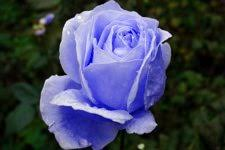
#> input picture deep_learning/OpenCV/color_images.jpeg, 225 x 150 px, found by its file name
$ python trial.py
#> lines starting #> are read from the running program, lines starting #| are printed output that depends on the picture


import cv2 as cv

img=cv.imread("deep_learning/OpenCV/color_images.jpeg")
#> img is the input picture: shape (150, 225, 3); mean B, G, R 92.7, 69.7, 64.6


cv.imshow("Image",img)
gray=cv.cvtColor(img,cv.COLOR_BGR2GRAY)
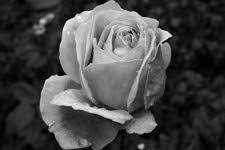
#> gray: shape (150, 225); min 0, max 254, mean 70.8
# cv.imshow("gray_image",gray)
width=400
height=300

dim=(width,height)
img1=cv.resize(gray,dim,interpolation=cv.INTER_AREA)
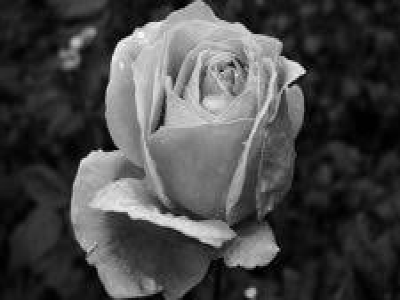
#> img1: shape (300, 400); min 0, max 254, mean 70.8
cv.imshow("resized",img1)

$ run again, with deep_learning/OpenCV/otsu_images.jpeg copied over deep_learning/OpenCV/color_images.jpeg
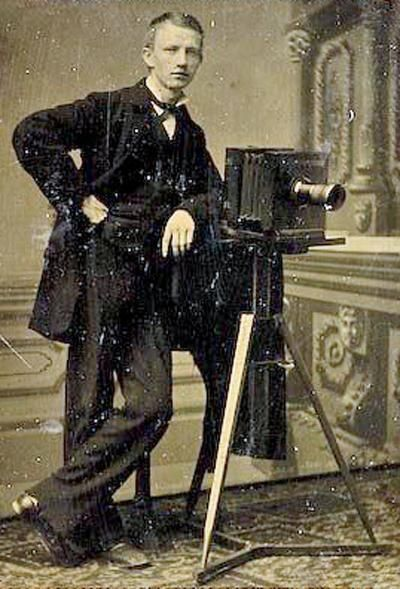
#> input picture deep_learning/OpenCV/otsu_images.jpeg, 400 x 589 px, found by its file name
#> img is the input picture: shape (589, 400, 3); mean B, G, R 74, 92.4, 100.6
#> `gray=cv.cvtColor(img,cv.COLOR_BGR2GRAY)`:
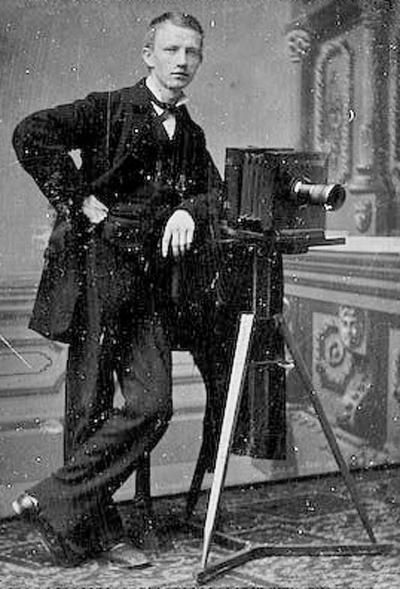
#> gray: shape (589, 400); min 0, max 255, mean 92.8
#> `img1=cv.resize(gray,dim,interpolation=cv.INTER_AREA)`:
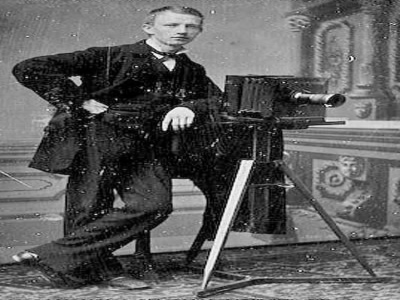
#> img1: shape (300, 400); min 0, max 252, mean 92.8
